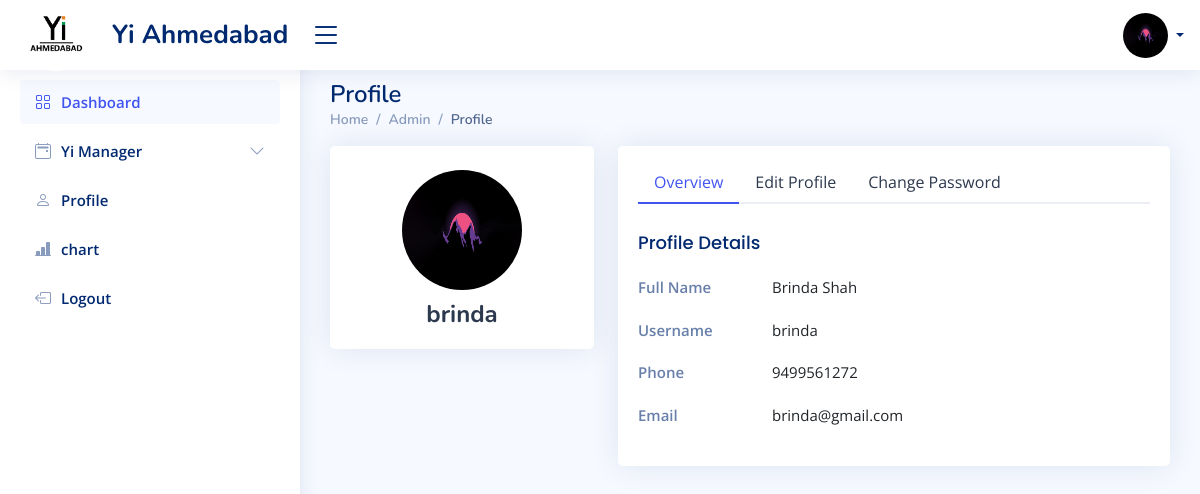
The app's page /Admin-Profile (signed in) with its own data.
### admin_app/models.py (models this page shows)
class LoginSide(AbstractUser):
    id = models.UUIDField(primary_key=True,default=uuid.uuid4,editable=False)
    login_role = models.ManyToManyField(Login_Role,)
    first_name = models.CharField(max_length=200,null=True)
    last_name = models.CharField(max_length=200)
    email = models.EmailField(max_length=200,unique=True,)
    photo = models.ImageField(upload_to='user_photo/', null=True,)
    phone_number = models.CharField(max_length=15,default='Phone Number')

### admin_app/views.py (the view)
# urls.py: path('Admin-Profile',Admin_Profile,name='Admin_Profile'),
@login_required(login_url='index')
def Admin_Profile(request):
    if not request.user.login_role.filter(name='Admin').exists():
        return redirect('Error-Page')
    return render(request, 'Admin/Admin_Profile.html')

### admin_app/Templates/Admin/Admin_Profile.html (shortened to what this page needs)
{% load static %}
<!DOCTYPE html>
<html lang="en">
<head>
  <link href="{% static 'assets/vendor/bootstrap/css/bootstrap.min.css'  %}" rel="stylesheet">
  <link href="{% static 'assets/vendor/bootstrap-icons/bootstrap-icons.css' %}" rel="stylesheet">
  <link href="{% static 'assets/css/style.css' %}" rel="stylesheet">
</head>
<body>
        {% include 'Admin/components/header.html' %}
  {% include 'Admin/components/side_navbar.html' %}
<main id="main" class="main">
    <div class="pagetitle">
      <h1>Profile</h1>
      <nav>
        <ol class="breadcrumb">
          <li class="breadcrumb-item"><a href="{% url 'Admin_Dashboard' %}">Home</a></li>
          <li class="breadcrumb-item">Admin</li>
          <li class="breadcrumb-item active">Profile</li>
        </ol>
      </nav>
    </div>
    <section class="section profile">
      <div class="row">
        <div class="col-xl-4">
          <div class="card">
            <div class="card-body profile-card pt-4 d-flex flex-column align-items-center">
              <img src="{% if user.photo %}{{ user.photo.url }}{% else %}{% static 'Image/img.png' %}{% endif %}" height="120px" width="120px"  alt="Profile" class="rounded-circle">
              <h2>{{ user.username }}</h2>
            </div>
          </div>
        </div>
        <div class="col-xl-8">
          <div class="card">
            <div class="card-body pt-3">
              <ul class="nav nav-tabs nav-tabs-bordered">
                <li class="nav-item">
                  <button class="nav-link active" data-bs-toggle="tab" data-bs-target="#profile-overview">Overview</button>
                </li>
                <li class="nav-item">
                  <button class="nav-link" data-bs-toggle="tab" data-bs-target="#profile-edit">Edit Profile</button>
                </li>
                <li class="nav-item">
                  <button class="nav-link" data-bs-toggle="tab" data-bs-target="#profile-change-password">Change Password</button>
                </li>
              </ul>
              <div class="tab-content pt-2">
                <div class="tab-pane fade show active profile-overview" id="profile-overview">
                  <h5 class="card-title">Profile Details</h5>
                  <div class="row">
                    <div class="col-lg-3 col-md-4 label ">Full Name</div>
                    <div class="col-lg-9 col-md-8">{{ user.first_name }} {{ user.last_name}} </div>
                  </div>
                  <div class="row">
                    <div class="col-lg-3 col-md-4 label">Username</div>
                    <div class="col-lg-9 col-md-8">{{ user.username }}</div>
                  </div>
                  <div class="row">
                    <div class="col-lg-3 col-md-4 label">Phone</div>
                    <div class="col-lg-9 col-md-8">{{ user.phone_number }}</div>
                  </div>
                  <div class="row">
                    <div class="col-lg-3 col-md-4 label">Email</div>
                    <div class="col-lg-9 col-md-8">{{ user.email }}</div>
                  </div>
                </div>
              </div>
            </div>
          </div>
        </div>
      </div>
    </section>
  </main>
</body>
</html>

### admin_app/Templates/Admin/components/header.html (shortened to what this page needs)
{% load static %}
<header id="header" class="header fixed-top d-flex align-items-center">
    <div class="d-flex align-items-center justify-content-between">
      <a href="{% url 'Admin_Dashboard' %}" class="logo d-flex align-items-center">
  <img src="{% static 'Image/YIIMG.png' %}" alt="logo img" class="rounded-circle" >
        <span class="d-none d-lg-block">Yi Ahmedabad</span>
      </a>
      <i class="bi bi-list toggle-sidebar-btn"></i>
    </div>
    <nav class="header-nav ms-auto">
      <ul class="d-flex align-items-center">
        <li class="nav-item dropdown pe-3">
          <a class="nav-link nav-profile d-flex align-items-center pe-0" href="#" data-bs-toggle="dropdown">
            <img src="{% if user.photo %}{{ user.photo.url }}{% else %}{% static 'Image/img.png' %}{% endif %}" height="45px" width="45px" alt="Profile" class="rounded-circle">
            <span class="d-none d-md-block dropdown-toggle ps-2"></span>
          </a>
        </li>
      </ul>
    </nav>
  </header>

### admin_app/static/assets/css/style.css (style rules this page uses)
:root { scroll-behavior: smooth; }
body { font-family: "Open Sans", sans-serif; background: #f6f9ff; color: #444444; }
a { color: #4154f1; text-decoration: none; }
h1, h2, h3, h4, h5, h6 { font-family: "Nunito", sans-serif; }
#main { margin-top: 60px; padding: 20px 30px; transition: all 0.3s; }
.pagetitle { margin-bottom: 10px; }
.pagetitle h1 { font-size: 24px; margin-bottom: 0; font-weight: 600; color: #012970; }
.card { margin-bottom: 30px; border: none; border-radius: 5px; box-shadow: 0px 0 30px rgba(1, 41, 112, 0.1); }
.card-title { padding: 20px 0 15px 0; font-size: 18px; font-weight: 500; color: #012970; font-family: "Poppins", sans-serif; }
.card-body { padding: 0 20px 20px 20px; }
.breadcrumb { font-size: 14px; font-family: "Nunito", sans-serif; color: #899bbd; font-weight: 600; }
.breadcrumb a { color: #899bbd; transition: 0.3s; }
.breadcrumb .breadcrumb-item::before { color: #899bbd; }
.breadcrumb .active { color: #51678f; font-weight: 600; }
.nav-tabs-bordered { border-bottom: 2px solid #ebeef4; }
.nav-tabs-bordered .nav-link { margin-bottom: -2px; border: none; color: #2c384e; }
.nav-tabs-bordered .nav-link.active { background-color: #fff; color: #4154f1; border-bottom: 2px solid #4154f1; }
.logo { line-height: 1; height:95px; }
@media (min-width: 1200px) { .logo { width: 280px; } }
.logo img { max-height: 72px; margin-right: 20px; }
.logo span { font-size: 26px; font-weight: 700; color: #012970; font-family: "Nunito", sans-serif; }
.header { transition: all 0.5s; z-index: 997; height: 70px; box-shadow: 0px 2px 20px rgba(1, 41, 112, 0.1); background-color: #fff; padding-left: 20px; }
.header .toggle-sidebar-btn { font-size: 32px; padding-left: 10px; cursor: pointer; color: #012970; }
.header-nav ul { list-style: none; }
.header-nav>ul { margin: 0; padding: 0; }
.header-nav .nav-profile { color: #012970; }
.header-nav .nav-profile img { max-height: 45px; }
.header-nav .nav-profile span { font-size: 14px; font-weight: 600; }
@media (min-width: 1200px) { #main, #footer { margin-left: 300px; } }
.profile .profile-card img { max-width: 120px; }
.profile .profile-card h2 { font-size: 24px; font-weight: 700; color: #2c384e; margin: 10px 0 0 0; }
.profile .profile-overview .row { margin-bottom: 20px; font-size: 15px; }
.profile .profile-overview .card-title { color: #012970; }
.profile .profile-overview .label { font-weight: 600; color: rgba(1, 41, 112, 0.6); }

### records on screen
LoginSide: photo (picture), username "brinda", first_name "Brinda", last_name "Shah", phone_number "9499561272", email "brinda@gmail.com"
